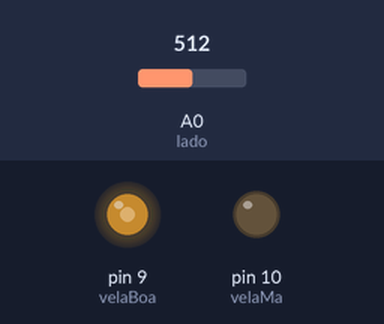
A sketch run on a simulated Arduino Uno, built with avr-gcc and run on an emulated ATmega328P. Parts: output pins drawn as LEDs (lit = HIGH). The test bench sets the inputs (shaded band); at power-on: A0 (lado) = 512.

Above: at 1.2 s.
1.3 s: A0 (lado) set to 716
At 2.0 s:
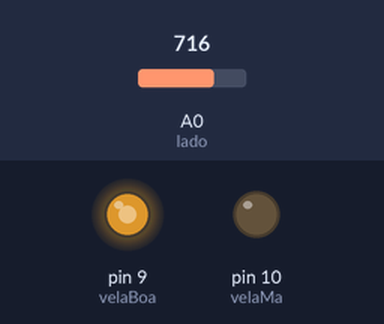
2.8 s: A0 (lado) set to 900
At 3.2 s:
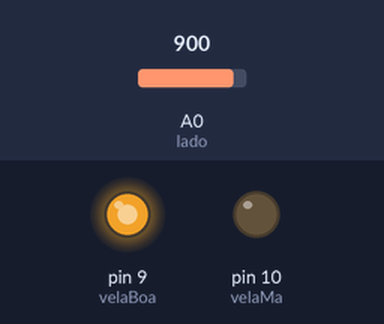
4.3 s: A0 (lado) set to 122
At 5.5 s:
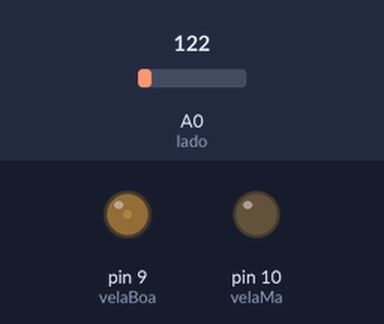
5.8 s: A0 (lado) set to 0
At 7.0 s:
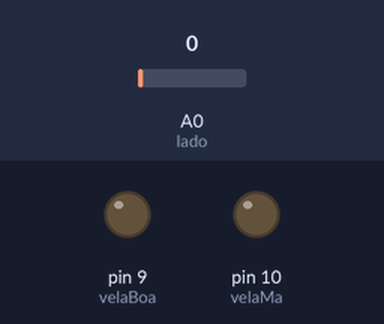
Timing chart, 0 to 8.3 s (numbered marks = the images above; inputs shaded):
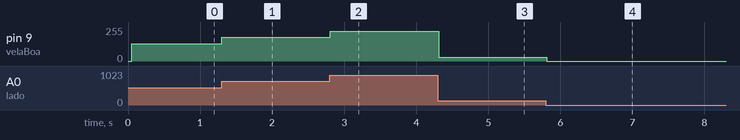

Measured:
- after the input at 1.3 s, pin 9 (velaBoa): 128/255 → 179/255 at once
- after the input at 2.8 s, pin 9 (velaBoa): 179/255 → 225/255 at once
- after the input at 4.3 s, pin 9 (velaBoa): 225/255 → 30/255 at once
- after the input at 5.8 s, pin 9 (velaBoa): 30/255 → 0/255 at once

The sketch:

velas.ino
```cpp
#define velaBoa 9
#define velaMa 10
#define lado A0

int forcaBoa;
int forcaMa;

void setup() {
  // put your setup code here, to run once:
pinMode(velaBoa,OUTPUT);
pinMode(velaMa,OUTPUT);
pinMode(lado,INPUT);
}

void loop() {
  // put your main code here, to run repeatedly:
delay(50);
forcaBoa = analogRead(lado)>>2;
forcaMa = 255-forcaBoa;
analogWrite(velaBoa,forcaBoa);
}
```
